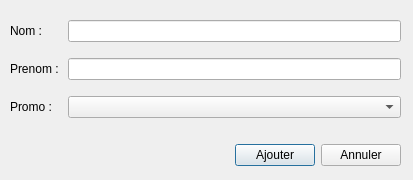
<?xml version="1.0" encoding="UTF-8"?>
<ui version="4.0">
 <class>CFenetreAjoutClient</class>
 <widget class="QDialog" name="CFenetreAjoutClient">
  <property name="geometry">
   <rect>
    <x>0</x>
    <y>0</y>
    <width>413</width>
    <height>180</height>
   </rect>
  </property>
  <property name="windowTitle">
   <string>KFet - Ajout d'un client</string>
  </property>
  <property name="modal">
   <bool>true</bool>
  </property>
  <widget class="QWidget" name="gridLayoutWidget">
   <property name="geometry">
    <rect>
     <x>10</x>
     <y>10</y>
     <width>391</width>
     <height>121</height>
    </rect>
   </property>
   <layout class="QGridLayout" name="gridLayout">
    <item row="0" column="0">
     <widget class="QLabel" name="label">
      <property name="text">
       <string>Nom :</string>
      </property>
     </widget>
    </item>
    <item row="1" column="0">
     <widget class="QLabel" name="label_2">
      <property name="text">
       <string>Prenom : </string>
      </property>
     </widget>
    </item>
    <item row="2" column="0">
     <widget class="QLabel" name="label_3">
      <property name="text">
       <string>Promo : </string>
      </property>
     </widget>
    </item>
    <item row="0" column="2">
     <widget class="QLineEdit" name="nomLineEdit"/>
    </item>
    <item row="1" column="2">
     <widget class="QLineEdit" name="prenomLineEdtit"/>
    </item>
    <item row="2" column="2">
     <widget class="QComboBox" name="promoComboBox"/>
    </item>
   </layout>
  </widget>
  <widget class="QWidget" name="horizontalLayoutWidget">
   <property name="geometry">
    <rect>
     <x>170</x>
     <y>140</y>
     <width>231</width>
     <height>31</height>
    </rect>
   </property>
   <layout class="QHBoxLayout" name="horizontalLayout">
    <item>
     <spacer name="horizontalSpacer">
      <property name="orientation">
       <enum>Qt::Horizontal</enum>
      </property>
      <property name="sizeHint" stdset="0">
       <size>
        <width>40</width>
        <height>20</height>
       </size>
      </property>
     </spacer>
    </item>
    <item>
     <widget class="QPushButton" name="boutonAjouter">
      <property name="text">
       <string>Ajouter</string>
      </property>
     </widget>
    </item>
    <item>
     <widget class="QPushButton" name="boutonAnnuler">
      <property name="text">
       <string>Annuler</string>
      </property>
     </widget>
    </item>
   </layout>
  </widget>
 </widget>
 <resources/>
 <connections/>
</ui>
